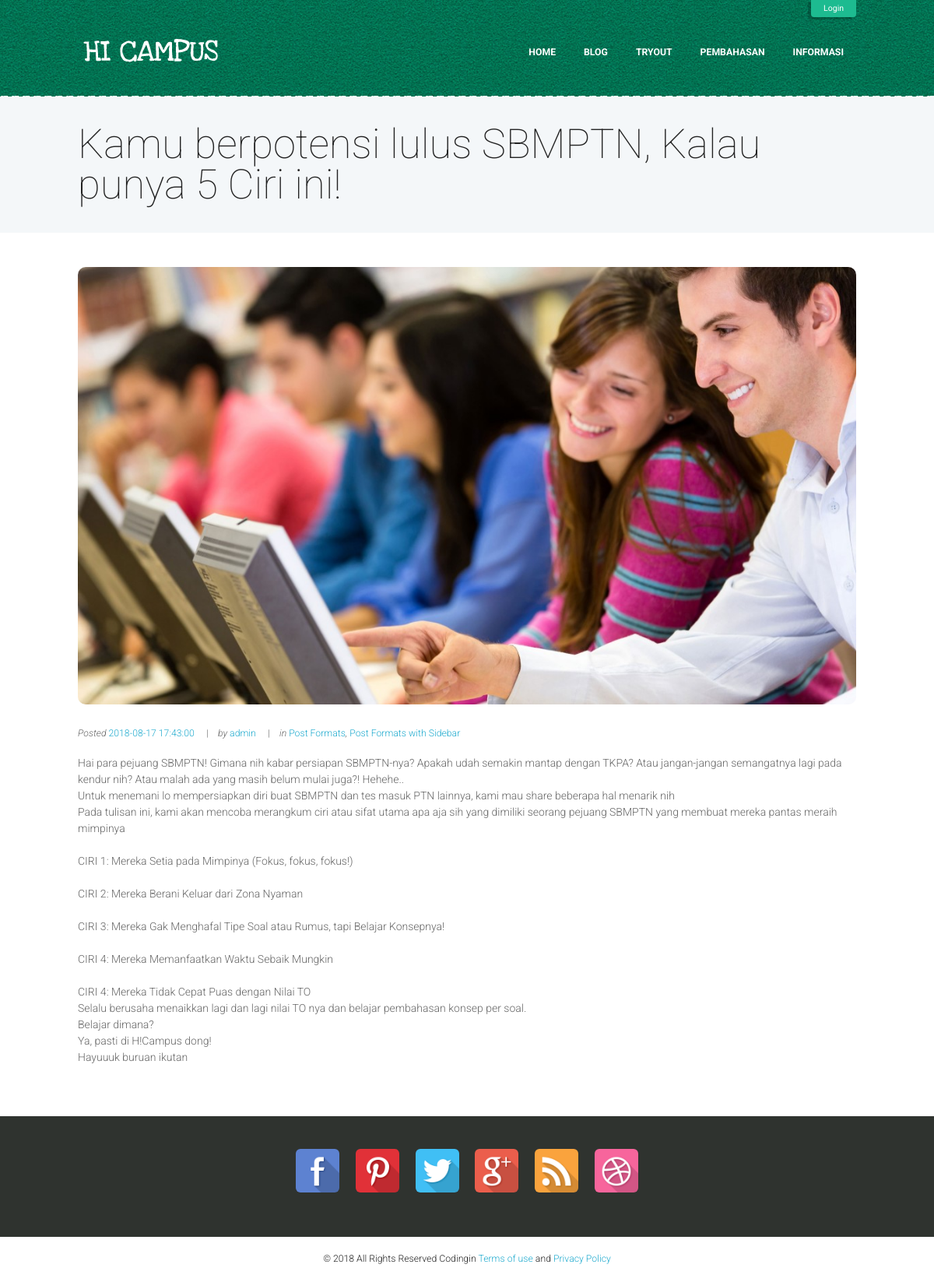
The app's page /index.php/siswa/blog?id_post=9 with its own data.
### tables this page shows
CREATE TABLE `blog` (
  `id_blog` int(11) NOT NULL,
  `title` text NOT NULL,
  `cover` text NOT NULL,
  `isi` text NOT NULL,
  `tanggal` datetime NOT NULL,
  `oleh` varchar(30) NOT NULL
);

### application/controllers/Siswa.php (called while the page is built, shortened)
<?php
class Siswa extends CI_Controller {
	function __construct()
	{
		$this->load->model('Msiswa');
		$this->load->model('Msoal');
	}
	function blog(){
		$id_blog = $_GET['id_post'];
		$this->load->model('Mblog');
		$data['post'] = $this->Mblog->blog($id_blog)->result();
		$this->load->view('blog',$data);
	}
}

### index.php (called while the page is built, shortened)
<?php
require_once BASEPATH.'core/CodeIgniter.php';

### application/models/Mblog.php (called while the page is built, shortened)
<?php
class Mblog extends CI_model
{
	function blog($id_blog)
	{
		return $this->db->get_where('blog',array('id_blog' => $id_blog));
	}
}
?>

### application/views/blog.php (the view, shortened to what this page needs)
<!DOCTYPE html>
<html lang="en-US">
<head>
   <link rel="stylesheet" href="<?php echo base_url('dst/css/fontello/css/fontello.css'); ?>" type="text/css" media="all" />
    <link rel="stylesheet" href="<?php echo base_url('dst/js/rs-plugin/settings.css'); ?>" type="text/css" media="all" />
    <link rel="stylesheet" href="<?php echo base_url('dst/css/woocommerce/woocommerce-layout.css'); ?>" type="text/css" media="all" />
    <link rel="stylesheet" href="<?php echo base_url('dst/css/woocommerce/woocommerce-smallscreen.css'); ?>" type="text/css" media="only screen and (max-width: 768px)" />
    <link rel="stylesheet" href="<?php echo base_url('dst/css/woocommerce/woocommerce.css'); ?>" type="text/css" media="all" />
    <link rel="stylesheet" href="<?php echo base_url('dst/css/style.css'); ?>" type="text/css" media="all" />
    <link rel="stylesheet" href="<?php echo base_url('dst/css/shortcodes.css'); ?>" type="text/css" media="all" />
    <link rel="stylesheet" href="<?php echo base_url('dst/css/core.animation.css'); ?>" type="text/css" media="all" />
    <link rel="stylesheet" href="<?php echo base_url('dst/css/tribe-style.css'); ?>" type="text/css" media="all" />
    <link rel="stylesheet" href="<?php echo base_url('dst/css/skins/skin.css'); ?>" type="text/css" media="all" />
    <link rel="stylesheet" href="<?php echo base_url('dst/css/core.portfolio.css'); ?>" type="text/css" media="all" />
    <link rel="stylesheet" href="<?php echo base_url('dst/js/mediaelement/mediaelementplayer.min.css'); ?>" type="text/css" media="all" />
    <link rel="stylesheet" href="<?php echo base_url('dst/js/mediaelement/wp-mediaelement.css'); ?>" type="text/css" media="all" />
    <link rel="stylesheet" href="<?php echo base_url('dst/js/prettyPhoto/css/prettyPhoto.css'); ?>" type="text/css" media="all" />
    <link rel="stylesheet" href="<?php echo base_url('dst/js/core.customizer/front.customizer.css'); ?>" type="text/css" media="all" />
    <link rel="stylesheet" href="<?php echo base_url('dst/js/core.messages/core.messages.css'); ?>" type="text/css" media="all" />
    <link rel="stylesheet" href="<?php echo base_url('dst/js/swiper/idangerous.swiper.min.css'); ?>" type="text/css" media="all" />
    <link rel="stylesheet" href="<?php echo base_url('dst/css/responsive.css'); ?>" type="text/css" media="all" />
    <link rel="stylesheet" href="<?php echo base_url('dst/css/skins/skin-responsive.css'); ?>" type="text/css" media="all" />
    <link rel="stylesheet" href="<?php echo base_url('dst/css/slider-style.css'); ?>" type="text/css" media="all" />
    <link rel="stylesheet" href="<?php echo base_url('dst/css/custom-style.css'); ?>" type="text/css" media="all" />
</head>
<body class="single postid-26 body_style_wide body_filled article_style_stretch top_panel_style_dark top_panel_opacity_solid top_panel_above menu_right sidebar_hide">
    <div class="body_wrap">
        <div class="page_wrap">
            <header class="top_panel_wrap bg_tint_dark">
                <?php include 'menud.php'; ?>
            </header>
            <div class="page_top_wrap page_top_title page_top_breadcrumbs">
                <div class="content_wrap">
                    <?php foreach ($post as $key) {?>
                    <h1 class="page_title"><?php echo $key->title; ?></h1>
                </div>
            </div>
            <div class="page_content_wrap">
                <div class="content_wrap">
                    <div class="content">
                        <article class="post_item post_item_single post">
                            <section class="post_featured">
                                <div class="post_thumb" data-image="<?php echo base_url('dst/kent.mp4'); ?>" data-title="Our Video Training  for Microsoft products  and technologies">
                                    <a class="hover_icon hover_icon_view" href="<?php echo base_url('dst/images/post_video.jpg'); ?>" title="Our Video Training  for Microsoft products  and technologies">
                                        <img alt="Our Video Training  for Microsoft products  and technologies" src="<?php echo $key->cover;  ?>">
                                    </a>
                                </div>
                            </section>
                            <div class="post_info">
                                <span class="post_info_item post_info_posted">Posted
                                    <a href="#" class="post_info_date date updated" content="2014-12-30"><?php echo $key->tanggal; ?></a>
                                </span>
                                <span class="post_info_item post_info_posted_by">by
                                    <a href="#" class="post_info_author"><?php echo $key->oleh; ?></a>
                                </span>
                                <span class="post_info_item post_info_tags">in
                                    <a class="category_link" href="post-formats.html">Post Formats</a>,
                                    <a class="category_link" href="post-formats-with-sidebar.html">Post Formats with Sidebar</a>
                                </span>
                            </div
                            <section class="post_content">
                                <?php echo $key->isi; ?>
                        <?php } ?>
                        </article>
                    </div>
                </div>
            </div>
            <?php include 'footer.php'; ?>
</body>
</html>

### dst/css/responsive.css (style rules this page uses)
@media (min-width: 1136px) and (max-width: 1367px) { .slider_boxed, .content_wrap, .content_container { width:1000px; } }

### dst/css/skins/skin-responsive.css (style rules this page uses)
@media (min-width: 1136px) and (max-width: 1279px) { body { font-size: 14px; } }

### dst/css/custom-style.css (style rules this page uses)
.page_top_breadcrumbs { background-image: url(skins/images/bg_over.png); background-repeat: repeat-x; background-position: center top; }

### records on screen
blog: title "Kamu berpotensi lulus SBMPTN, Kalau punya 5 Ciri ini!", cover (picture), tanggal "2018-08-17 17:43:00", oleh "admin", isi "Hai para pejuang SBMPTN! Gimana nih kabar persiapan SBMPTN-nya? Apakah udah semakin mantap dengan TKPA? Atau jangan-jangan semangatnya lagi pada kendur nih? Atau malah ada yang masih belum mulai juga?! Hehehe.. Untuk menemani lo mempersiapkan diri buat SBMPTN dan tes masuk PTN lainnya, kami mau share beberapa hal menarik nih Pada tulisan ini, kami akan mencoba merangkum ciri atau sifat utama apa aja sih yang dimiliki seorang pejuang SBMPTN yang membuat mereka pantas meraih mimpinya CIRI 1: Mereka Setia pada Mimpinya (Fokus, fokus, fokus!) CIRI 2: Mereka Berani Keluar dari Zona Nyaman CIRI 3: Mereka Gak Menghafal Tipe Soal atau Rumus, tapi Belajar Konsepnya! CIRI 4: Mereka Memanfaatkan Waktu…"
